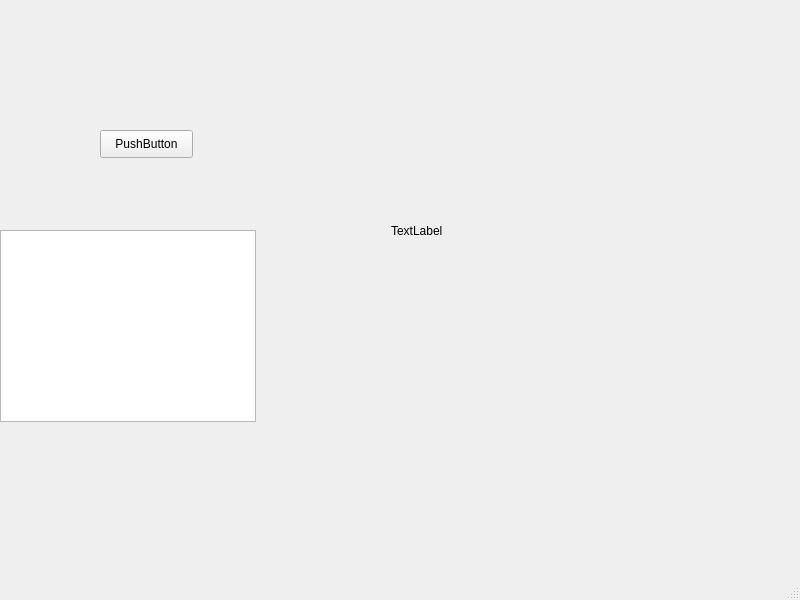
<?xml version="1.0" encoding="UTF-8"?>
<ui version="4.0">
 <class>MainWindow</class>
 <widget class="QMainWindow" name="MainWindow">
  <property name="geometry">
   <rect>
    <x>0</x>
    <y>0</y>
    <width>800</width>
    <height>600</height>
   </rect>
  </property>
  <property name="windowTitle">
   <string>MainWindow</string>
  </property>
  <widget class="QWidget" name="centralwidget">
   <widget class="QPushButton" name="pushButton">
    <property name="geometry">
     <rect>
      <x>100</x>
      <y>130</y>
      <width>93</width>
      <height>28</height>
     </rect>
    </property>
    <property name="text">
     <string>PushButton</string>
    </property>
   </widget>
   <widget class="QTextBrowser" name="textBrowser">
    <property name="geometry">
     <rect>
      <x>0</x>
      <y>230</y>
      <width>256</width>
      <height>192</height>
     </rect>
    </property>
   </widget>
   <widget class="QLabel" name="label">
    <property name="geometry">
     <rect>
      <x>391</x>
      <y>60</y>
      <width>321</width>
      <height>341</height>
     </rect>
    </property>
    <property name="text">
     <string>TextLabel</string>
    </property>
   </widget>
  </widget>
  <widget class="QMenuBar" name="menubar">
   <property name="geometry">
    <rect>
     <x>0</x>
     <y>0</y>
     <width>800</width>
     <height>26</height>
    </rect>
   </property>
  </widget>
  <widget class="QStatusBar" name="statusbar"/>
 </widget>
 <resources/>
 <connections/>
</ui>
